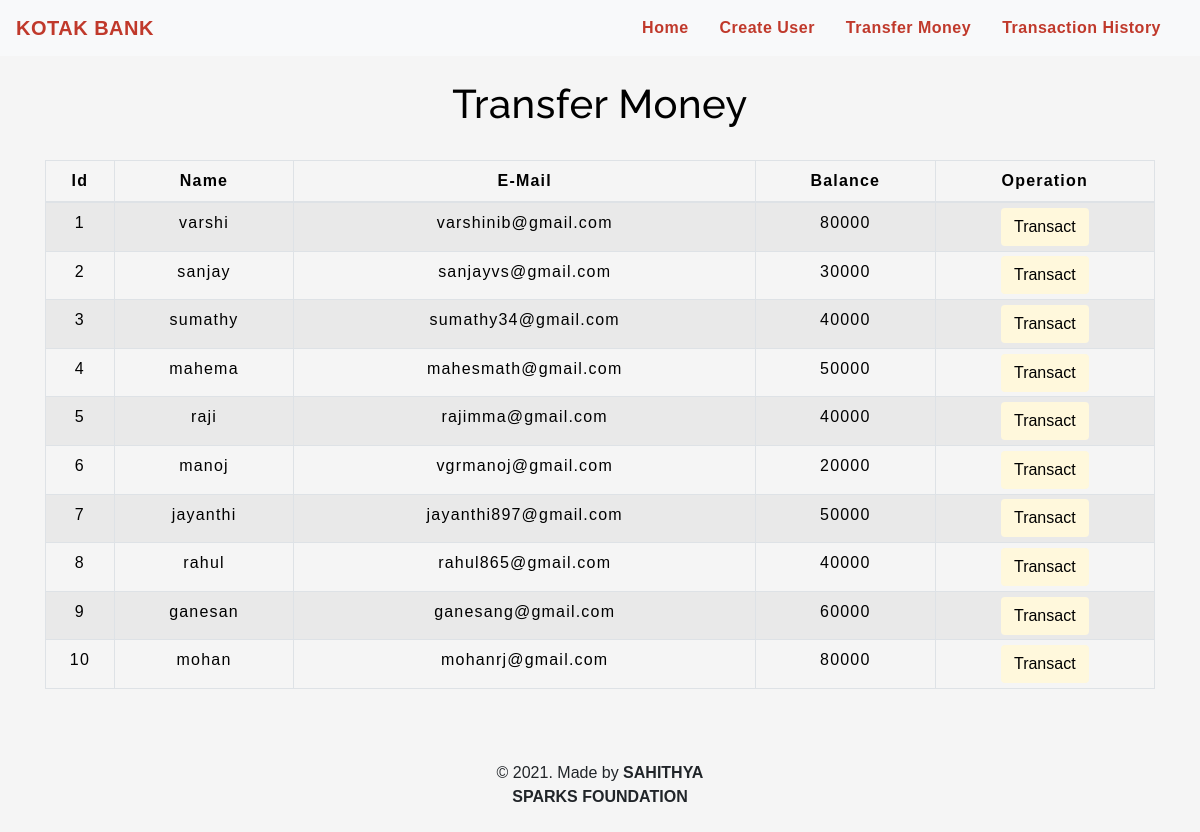
The app's page /transfermoney.php with its own data.
### tables this page shows
CREATE TABLE `users` (
  `id` int(3) NOT NULL,
  `name` text NOT NULL,
  `email` varchar(30) NOT NULL,
  `balance` int(8) NOT NULL
);

### transfermoney.php (the view, shortened to what this page needs)
<!DOCTYPE html>
<html lang="en">
<head>
    <link rel="stylesheet" href="https://maxcdn.bootstrapcdn.com/bootstrap/4.0.0/css/bootstrap.min.css">
    <link rel="stylesheet" type="text/css" href="css/table.css">
    <link rel="stylesheet" type="text/css" href="css/navbar.css">
</head>
<body style="background-color : whitesmoke;">
<?php
    include 'config.php';
    $sql = "SELECT * FROM users";
    $result = mysqli_query($conn,$sql);
?>
<?php
  include 'navbar.php';
?>
<div class="container">
        <h2 class="text-center pt-4" style="color : black;">Transfer Money</h2>
        <br>
            <div class="row">
                <div class="col">
                    <div class="table-responsive-sm">
                    <table class="table table-hover table-sm table-striped table-condensed table-bordered" style="border-color:black;">
                        <thead style="color : black;">
                            <tr>
                            <th scope="col" class="text-center py-2">Id</th>
                            <th scope="col" class="text-center py-2">Name</th>
                            <th scope="col" class="text-center py-2">E-Mail</th>
                            <th scope="col" class="text-center py-2">Balance</th>
                            <th scope="col" class="text-center py-2">Operation</th>
                            </tr>
                        </thead>
                        <tbody>
                <?php
                    while($rows=mysqli_fetch_assoc($result)){
                ?>
                    <tr style="color : black;">
                        <td class="py-2"><?php echo $rows['id'] ?></td>
                        <td class="py-2"><?php echo $rows['name']?></td>
                        <td class="py-2"><?php echo $rows['email']?></td>
                        <td class="py-2"><?php echo $rows['balance']?></td>
                        <td><a href="selecteduserdetail.php?id= <?php echo $rows['id'] ;?>"> <button type="button" class="btn" style="background-color :cornsilk;">Transact</button></a></td>
                    </tr>
                <?php
                    }
                ?>
                        </tbody>
                    </table>
                    </div>
                </div>
            </div>
         </div>
         <footer class="text-center mt-5 py-2">
            <p>&copy 2021. Made by <b>SAHITHYA</b> <br><b> SPARKS FOUNDATION </b></p>
        </footer>
</body>
</html>

### navbar.php (shortened to what this page needs)
<nav class="navbar navbar-expand-md navbar-light bg-light">
<a class="navbar-brand" href="index.php" style="color : #C0392B;"><b>KOTAK BANK</b></a>
<div class="collapse navbar-collapse" id="collapsibleNavbar">
      <ul class="navbar-nav ml-auto">
        <li class="nav-item">
          <a class="nav-link" href="index.php" style="color : #C0392B;"><b>Home</b></a>
        </li>
        <li class="nav-item">
          <a class="nav-link" href="createuser.php" style="color : #C0392B;"><b>Create User</b></a>
        </li>
        <li class="nav-item">
          <a class="nav-link" href="transfermoney.php" style="color : #C0392B;"><b>Transfer Money</b></a>
        </li>
        <li class="nav-item">
          <a class="nav-link" href="transactionhistory.php" style="color : #C0392B;"><b>Transaction History</b></a>
        </li>
    </div>
 </nav>

### table.css (style rules this page uses)
* { padding: 0; margin: 0; box-sizing: border-box; font-family: sans-serif; }
h2 { font-size: 40px; }
table { letter-spacing: 1.2px; }
td { text-align: center; }
button { border:none; background: #d9d9d9; transition: 1s; }

### navbar.css (style rules this page uses)
.nav-link { margin-right: 15px; color:#2F363F; letter-spacing: 0.5px; transition: 0.5s; }
.navbar-brand { color: #4C4B4B; letter-spacing: 0.5px; }
h2 { color: #4C4B4B; letter-spacing: 0.5px; font-family: raleway; }

### transfermoney.php (style rules this page uses)
button { transition: 1.5s; }

### records on screen
users: id "1", name "varshi", email "varshinib@gmail.com", balance "80000"
users: id "2", name "sanjay", email "sanjayvs@gmail.com", balance "30000"
users: id "3", name "sumathy", email "sumathy34@gmail.com", balance "40000"
users: id "4", name "mahema", email "mahesmath@gmail.com", balance "50000"
users: id "5", name "raji", email "rajimma@gmail.com", balance "40000"
users: id "6", name "manoj", email "vgrmanoj@gmail.com", balance "20000"
users: id "7", name "jayanthi", email "jayanthi897@gmail.com", balance "50000"
users: id "8", name "rahul", email "rahul865@gmail.com", balance "40000"
users: id "9", name "ganesan", email "ganesang@gmail.com", balance "60000"
users: id "10", name "mohan", email "mohanrj@gmail.com", balance "80000"
